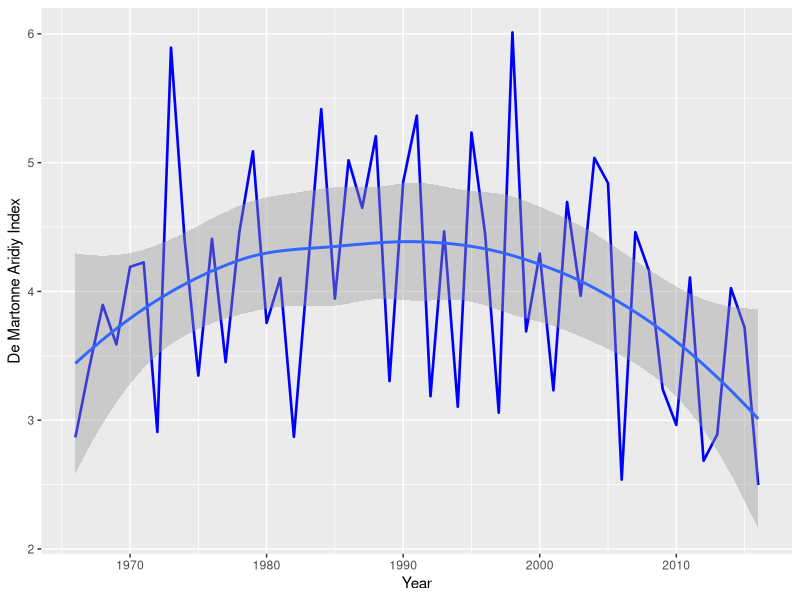
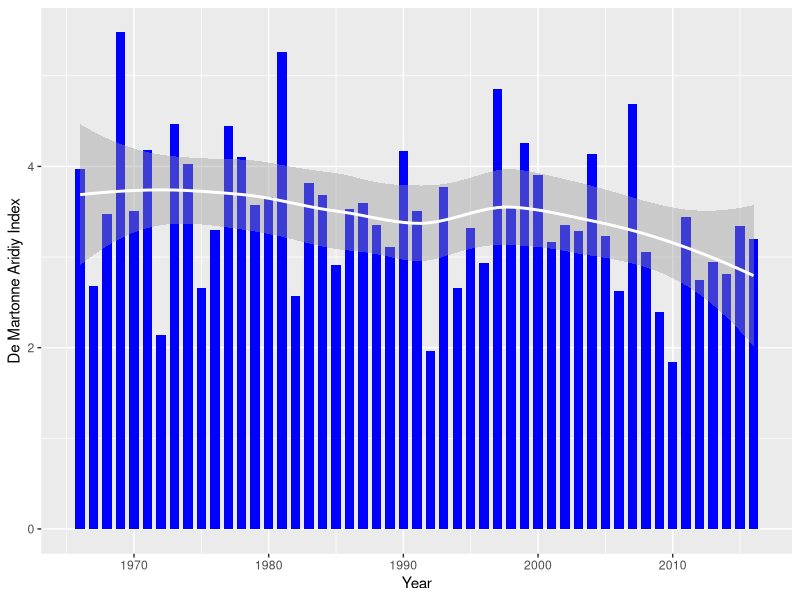
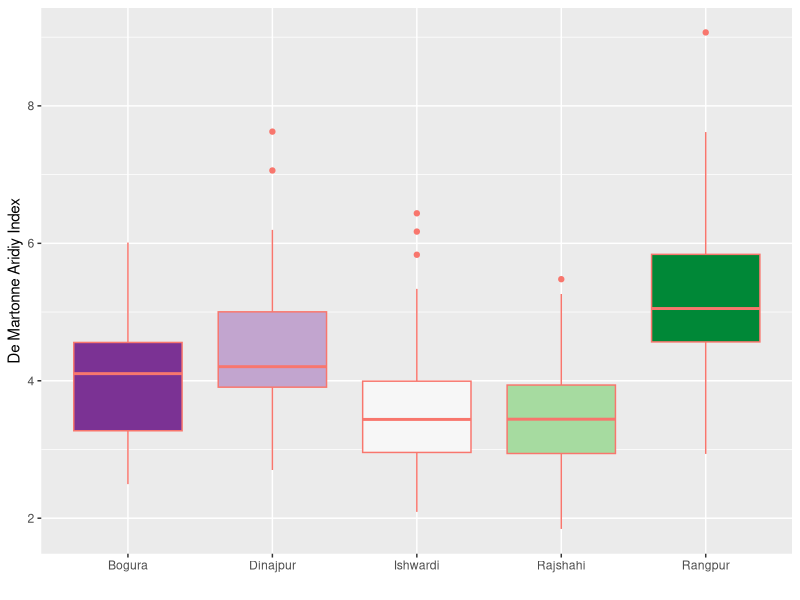
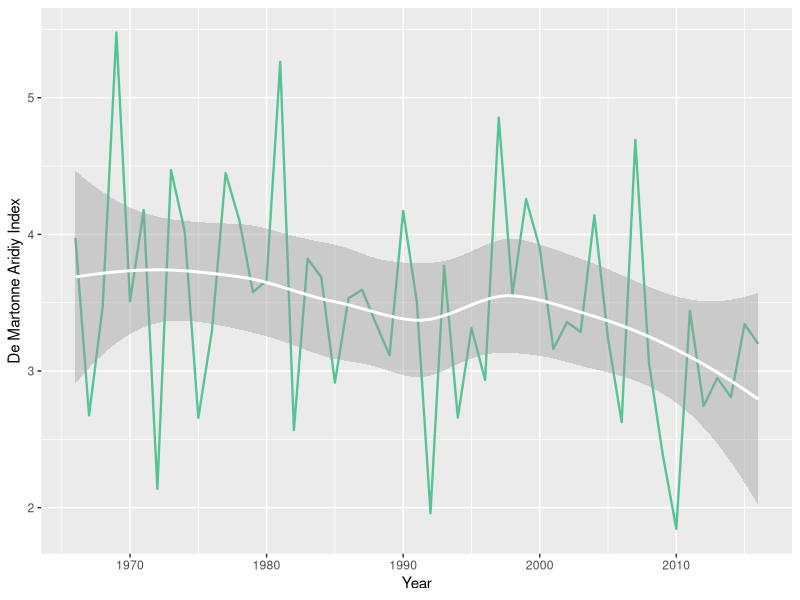
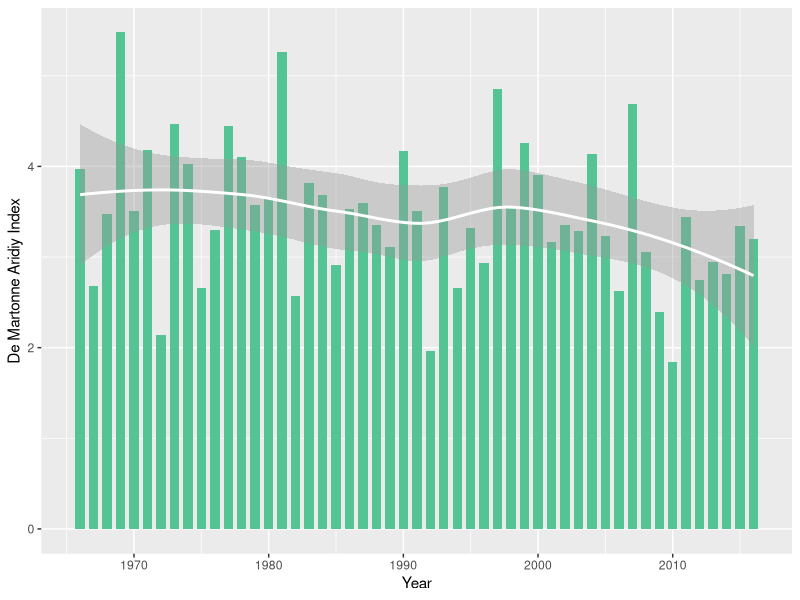
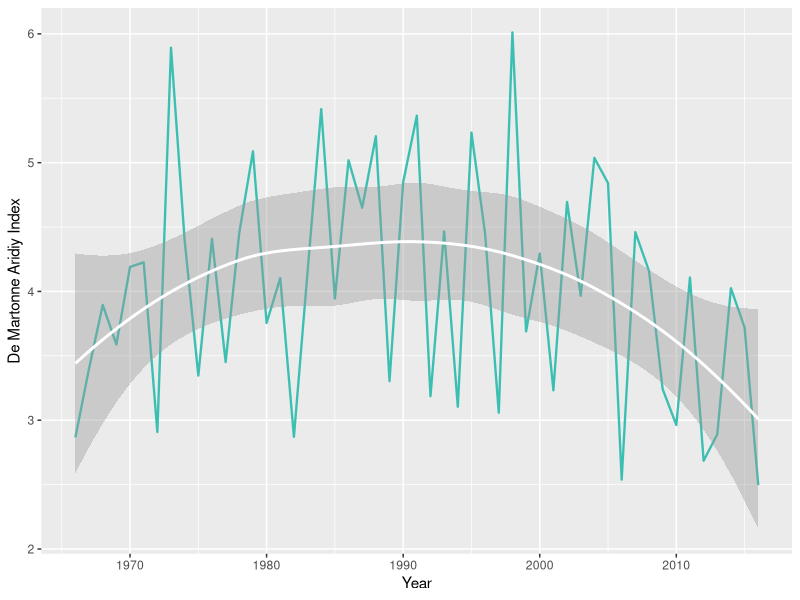
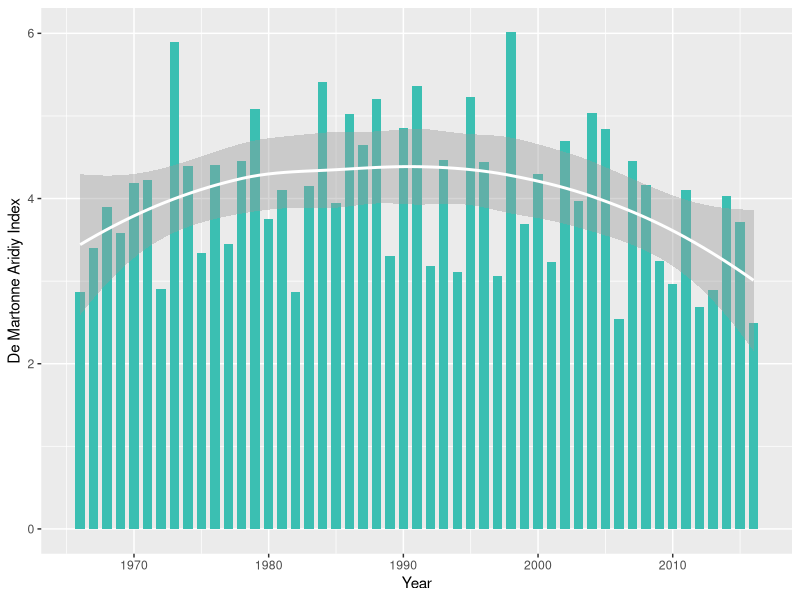
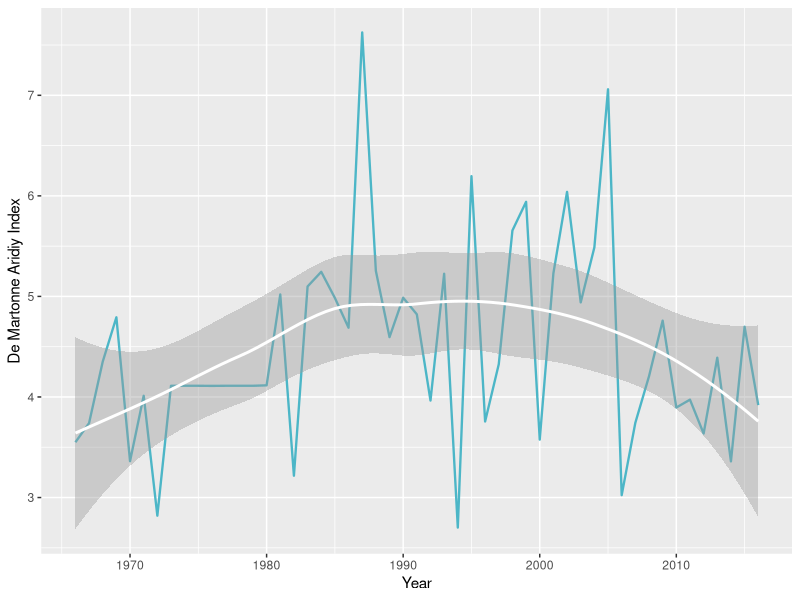

R code for these plots, in order:
library(tidyverse)
library(RColorBrewer)

idm <- read_csv("data/idm.csv") 

View(idm)

idm_tidy <- idm %>% pivot_longer(2:6, names_to = "region", values_to = "idm")

## Bogura

idm %>% ggplot(aes(x=Year, y = Bogura, group =1))+
  geom_line(size=0.9, color="blue")+
  labs(y="De Martonne Aridiy Index")+
  geom_smooth()


idm_tidy %>% filter(region=="Rajshahi") %>% 
  ggplot(aes(x=Year, y = idm))+
  geom_bar(stat="identity", fill="blue", width=0.7)+
  labs(y="De Martonne Aridiy Index")+
  geom_smooth(color="white")

col <- c("#54C495", "#3BBFB2", "#4CB6C7", "#75A9D0", "#9E9ACA")

dma <- function(r, col, col2){
  idm_tidy %>% filter(region==r) %>% 
    ggplot(aes(x=Year, y = idm, group =1))+
    geom_line(size=0.8, color=col)+
    labs(y="De Martonne Aridiy Index")+
  geom_smooth(color=col2)
  
  ggsave(filename = paste0("output/idm_",r,".png"), dpi = 300)
  
  ## Bar chart
  idm_tidy %>% filter(region==r) %>% 
    ggplot(aes(x=Year, y = idm))+
    geom_bar(stat="identity", fill=col, width=0.7)+
    labs(y="De Martonne Aridiy Index")+
    geom_smooth(color=col2)
  
  ggsave(filename = paste0("output/idm_bar_",r,".png"), dpi = 300)
}

dma("Rajshahi", col = "#54C495", col2 = "white")
dma("Bogura", col = "#3BBFB2", col2 = "white")
dma("Dinajpur", col = "#4CB6C7", col2 = "white")
dma("Ishwardi", col = "#75A9D0", col2 = "white")
dma("Rangpur", col = "#9E9ACA", col2 = "white")

idm_tidy %>% ggplot(aes(x=region, y=idm, color = "blue", fill=region))+
  geom_boxplot(show.legend = FALSE)+
  labs(x="", y="De Martonne Aridiy Index")+
  scale_fill_brewer(palette="PRGn")
ggsave("output/idm_box.png", dpi = 300)  
